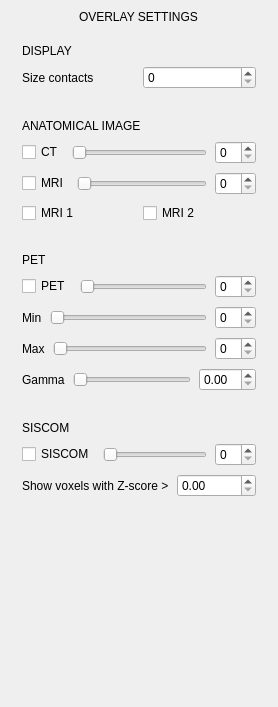
                               <widget class="QWidget" name="scrollAreaWidgetContents_2">
                                <property name="geometry">
                                 <rect>
                                  <x>0</x>
                                  <y>0</y>
                                  <width>278</width>
                                  <height>707</height>
                                 </rect>
                                </property>
                                <layout class="QVBoxLayout" name="verticalLayout_26">
                                 <property name="spacing">
                                  <number>10</number>
                                 </property>
                                 <property name="leftMargin">
                                  <number>10</number>
                                 </property>
                                 <property name="topMargin">
                                  <number>10</number>
                                 </property>
                                 <property name="rightMargin">
                                  <number>10</number>
                                 </property>
                                 <property name="bottomMargin">
                                  <number>10</number>
                                 </property>
                                 <item alignment="Qt::AlignmentFlag::AlignHCenter">
                                  <widget class="QLabel" name="label_28">
                                   <property name="text">
                                    <string>OVERLAY SETTINGS</string>
                                   </property>
                                  </widget>
                                 </item>
                                 <item>
                                  <widget class="QFrame" name="cardObliqueDisplay">
                                   <property name="frameShape">
                                    <enum>QFrame::Shape::NoFrame</enum>
                                   </property>
                                   <layout class="QVBoxLayout" name="cardObliqueDisplayLayout">
                                    <property name="spacing">
                                     <number>8</number>
                                    </property>
                                    <property name="leftMargin">
                                     <number>12</number>
                                    </property>
                                    <property name="topMargin">
                                     <number>10</number>
                                    </property>
                                    <property name="rightMargin">
                                     <number>12</number>
                                    </property>
                                    <property name="bottomMargin">
                                     <number>10</number>
                                    </property>
                                    <item>
                                     <widget class="QLabel" name="lblObliqueDisplayCard">
                                      <property name="text">
                                       <string>DISPLAY</string>
                                      </property>
                                     </widget>
                                    </item>
                                    <item>
                                     <layout class="QHBoxLayout" name="horizontalLayout_60">
                                      <property name="spacing">
                                       <number>8</number>
                                      </property>
                                      <item>
                                       <widget class="QLabel" name="label_42">
                                        <property name="text">
                                         <string>Size contacts</string>
                                        </property>
                                       </widget>
                                      </item>
                                      <item>
                                       <widget class="QSpinBox" name="spinBox_obliqueSlice_SizeContacts"/>
                                      </item>
                                     </layout>
                                    </item>
                                   </layout>
                                  </widget>
                                 </item>
                                 <item>
                                  <widget class="QFrame" name="cardObliqueAnatomical">
                                   <property name="frameShape">
                                    <enum>QFrame::Shape::NoFrame</enum>
                                   </property>
                                   <layout class="QVBoxLayout" name="cardObliqueAnatomicalLayout">
                                    <property name="spacing">
                                     <number>8</number>
                                    </property>
                                    <property name="leftMargin">
                                     <number>12</number>
                                    </property>
                                    <property name="topMargin">
                                     <number>10</number>
                                    </property>
                                    <property name="rightMargin">
                                     <number>12</number>
                                    </property>
                                    <property name="bottomMargin">
                                     <number>10</number>
                                    </property>
                                    <item>
                                     <widget class="QLabel" name="lblObliqueAnatomicalCard">
                                      <property name="text">
                                       <string>ANATOMICAL IMAGE</string>
                                      </property>
                                     </widget>
                                    </item>
                                    <item>
                                     <layout class="QHBoxLayout" name="horizontalLayout_2">
                                      <property name="spacing">
                                       <number>8</number>
                                      </property>
                                      <item>
                                       <widget class="QCheckBox" name="chk_obliqueSlice_CT">
                                        <property name="text">
                                         <string>CT</string>
                                        </property>
                                       </widget>
                                      </item>
                                      <item>
                                       <widget class="QSlider" name="horizontalSlider_obliqueSlice_CT">
                                        <property name="orientation">
                                         <enum>Qt::Orientation::Horizontal</enum>
                                        </property>
                                       </widget>
                                      </item>
                                      <item>
                                       <widget class="QSpinBox" name="spinBox_obliqueSlice_CT"/>
                                      </item>
                                     </layout>
                                    </item>
                                    <item>
                                     <layout class="QHBoxLayout" name="horizontalLayout_37">
                                      <property name="spacing">
                                       <number>8</number>
                                      </property>
                                      <item>
                                       <widget class="QCheckBox" name="chk_obliqueSlice_MRI">
                                        <property name="text">
                                         <string>MRI</string>
                                        </property>
                                       </widget>
                                      </item>
                                      <item>
                                       <widget class="QSlider" name="horizontalSlider_obliqueSlice_MRI">
                                        <property name="orientation">
                                         <enum>Qt::Orientation::Horizontal</enum>
                                        </property>
                                       </widget>
                                      </item>
                                      <item>
                                       <widget class="QSpinBox" name="spinBox_obliqueSlice_MRI"/>
                                      </item>
                                     </layout>
                                    </item>
                                    <item>
                                     <layout class="QHBoxLayout" name="horizontalLayout_80">
                                      <property name="spacing">
                                       <number>8</number>
                                      </property>
                                      <item>
                                       <widget class="QCheckBox" name="checkBox_ObliqueSlice_T1">
                                        <property name="text">
                                         <string>MRI 1</string>
                                        </property>
                                       </widget>
                                      </item>
                                      <item>
                                       <widget class="QCheckBox" name="checkBox_ObliqueSlice_T2">
                                        <property name="text">
                                         <string>MRI 2</string>
                                        </property>
                                       </widget>
                                      </item>
                                     </layout>
                                    </item>
                                   </layout>
                                  </widget>
                                 </item>
                                 <item>
                                  <widget class="QFrame" name="cardObliquePET">
                                   <property name="frameShape">
                                    <enum>QFrame::Shape::NoFrame</enum>
                                   </property>
                                   <layout class="QVBoxLayout" name="cardObliquePETLayout">
                                    <property name="spacing">
                                     <number>8</number>
                                    </property>
                                    <property name="leftMargin">
                                     <number>12</number>
                                    </property>
                                    <property name="topMargin">
                                     <number>10</number>
                                    </property>
                                    <property name="rightMargin">
                                     <number>12</number>
                                    </property>
                                    <property name="bottomMargin">
                                     <number>10</number>
                                    </property>
                                    <item>
                                     <widget class="QLabel" name="lblObliquePETCard">
                                      <property name="text">
                                       <string>PET</string>
                                      </property>
                                     </widget>
                                    </item>
                                    <item>
                                     <layout class="QHBoxLayout" name="horizontalLayout_38">
                                      <property name="spacing">
                                       <number>8</number>
                                      </property>
                                      <item>
                                       <widget class="QCheckBox" name="chk_obliqueSlice_PET">
                                        <property name="text">
                                         <string>PET</string>
                                        </property>
                                       </widget>
                                      </item>
                                      <item>
                                       <widget class="QSlider" name="horizontalSlider_obliqueSlice_petOpacity">
                                        <property name="orientation">
                                         <enum>Qt::Orientation::Horizontal</enum>
                                        </property>
                                       </widget>
                                      </item>
                                      <item>
                                       <widget class="QSpinBox" name="spinBox_obliqueSlice_petOpacity"/>
                                      </item>
                                     </layout>
                                    </item>
                                    <item>
                                     <layout class="QVBoxLayout" name="verticalLayout_46">
                                      <property name="spacing">
                                       <number>8</number>
                                      </property>
                                      <item>
                                       <layout class="QHBoxLayout" name="horizontalLayout_76">
                                        <property name="spacing">
                                         <number>8</number>
                                        </property>
                                        <item>
                                         <widget class="QLabel" name="label_45">
                                          <property name="text">
                                           <string>Min</string>
                                          </property>
                                         </widget>
                                        </item>
                                        <item>
                                         <widget class="QSlider" name="horizontalSlider_obliqueSlice_petMin">
                                          <property name="orientation">
                                           <enum>Qt::Orientation::Horizontal</enum>
                                          </property>
                                         </widget>
                                        </item>
                                        <item>
                                         <widget class="QSpinBox" name="sb_obliqueSlice_petMin"/>
                                        </item>
                                       </layout>
                                      </item>
                                      <item>
                                       <layout class="QHBoxLayout" name="horizontalLayout_75">
                                        <property name="spacing">
                                         <number>8</number>
                                        </property>
                                        <item>
                                         <widget class="QLabel" name="label_46">
                                          <property name="text">
                                           <string>Max</string>
                                          </property>
                                         </widget>
                                        </item>
                                        <item>
                                         <widget class="QSlider" name="horizontalSlider_obliqueSlice_petMax">
                                          <property name="orientation">
                                           <enum>Qt::Orientation::Horizontal</enum>
                                          </property>
                                         </widget>
                                        </item>
                                        <item>
                                         <widget class="QSpinBox" name="sb_obliqueSlice_petMax"/>
                                        </item>
                                       </layout>
                                      </item>
                                      <item>
                                       <layout class="QHBoxLayout" name="horizontalLayout_74">
                                        <property name="spacing">
                                         <number>8</number>
                                        </property>
                                        <item>
                                         <widget class="QLabel" name="label_47">
                                          <property name="text">
                                           <string>Gamma</string>
                                          </property>
                                         </widget>
                                        </item>
                                        <item>
                                         <widget class="QSlider" name="horizontalSlider_obliqueSlice_petGamma">
                                          <property name="orientation">
                                           <enum>Qt::Orientation::Horizontal</enum>
                                          </property>
                                         </widget>
                                        </item>
                                        <item>
                                         <widget class="QDoubleSpinBox" name="dsb_obliqueSlice_petGamma"/>
                                        </item>
                                       </layout>
                                      </item>
                                     </layout>
                                    </item>
                                   </layout>
                                  </widget>
                                 </item>
                                 <item>
                                  <widget class="QFrame" name="cardObliqueSISCOM">
                                   <property name="frameShape">
                                    <enum>QFrame::Shape::NoFrame</enum>
                                   </property>
                                   <layout class="QVBoxLayout" name="cardObliqueSISCOMLayout">
                                    <property name="spacing">
                                     <number>8</number>
                                    </property>
                                    <property name="leftMargin">
                                     <number>12</number>
                                    </property>
                                    <property name="topMargin">
                                     <number>10</number>
                                    </property>
                                    <property name="rightMargin">
                                     <number>12</number>
                                    </property>
                                    <property name="bottomMargin">
                                     <number>10</number>
                                    </property>
                                    <item>
                                     <widget class="QLabel" name="lblObliqueSISCOMCard">
                                      <property name="text">
                                       <string>SISCOM</string>
                                      </property>
                                     </widget>
                                    </item>
                                    <item>
                                     <layout class="QHBoxLayout" name="horizontalLayout_39">
                                      <property name="spacing">
                                       <number>8</number>
                                      </property>
                                      <item>
                                       <widget class="QCheckBox" name="chk_obliqueSlice_SISCOM">
                                        <property name="text">
                                         <string>SISCOM</string>
                                        </property>
                                       </widget>
                                      </item>
                                      <item>
                                       <widget class="QSlider" name="horizontalSlider_obliqueSlice_SISCOM">
                                        <property name="orientation">
                                         <enum>Qt::Orientation::Horizontal</enum>
                                        </property>
                                       </widget>
                                      </item>
                                      <item>
                                       <widget class="QSpinBox" name="sb_obliqueSlice_SISCOM"/>
                                      </item>
                                     </layout>
                                    </item>
                                    <item>
                                     <layout class="QHBoxLayout" name="horizontalLayout_54">
                                      <property name="spacing">
                                       <number>8</number>
                                      </property>
                                      <item>
                                       <widget class="QLabel" name="label_29">
                                        <property name="text">
                                         <string>Show voxels with Z-score &gt;</string>
                                        </property>
                                       </widget>
                                      </item>
                                      <item>
                                       <widget class="QDoubleSpinBox" name="doubleSpinBox_ObliqueSlices_zScoreSISCOM"/>
                                      </item>
                                     </layout>
                                    </item>
                                   </layout>
                                  </widget>
                                 </item>
                                 <item>
                                  <spacer name="obliqueOverlayStretch">
                                   <property name="orientation">
                                    <enum>Qt::Orientation::Vertical</enum>
                                   </property>
                                   <property name="sizeType">
                                    <enum>QSizePolicy::Policy::Expanding</enum>
                                   </property>
                                   <property name="sizeHint" stdset="0">
                                    <size>
                                     <width>20</width>
                                     <height>40</height>
                                    </size>
                                   </property>
                                  </spacer>
                                 </item>
                                </layout>
                               </widget>
